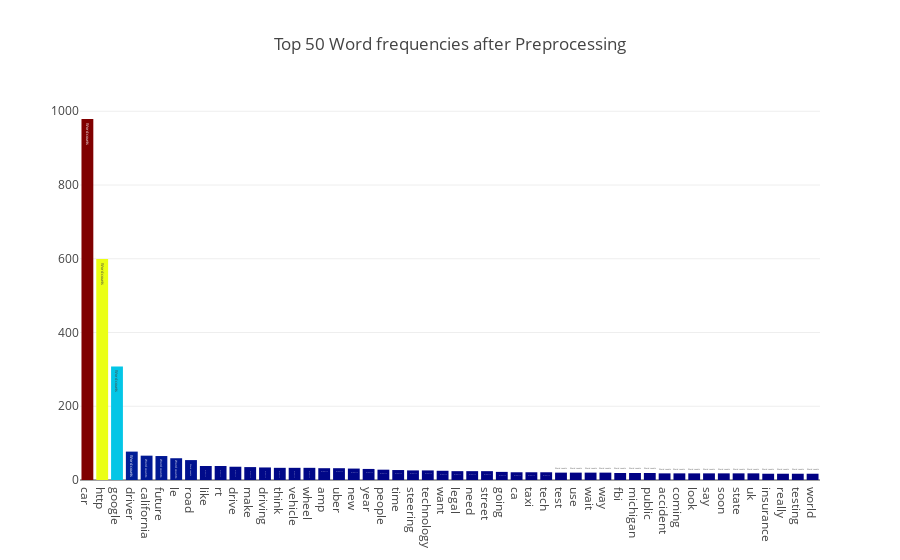
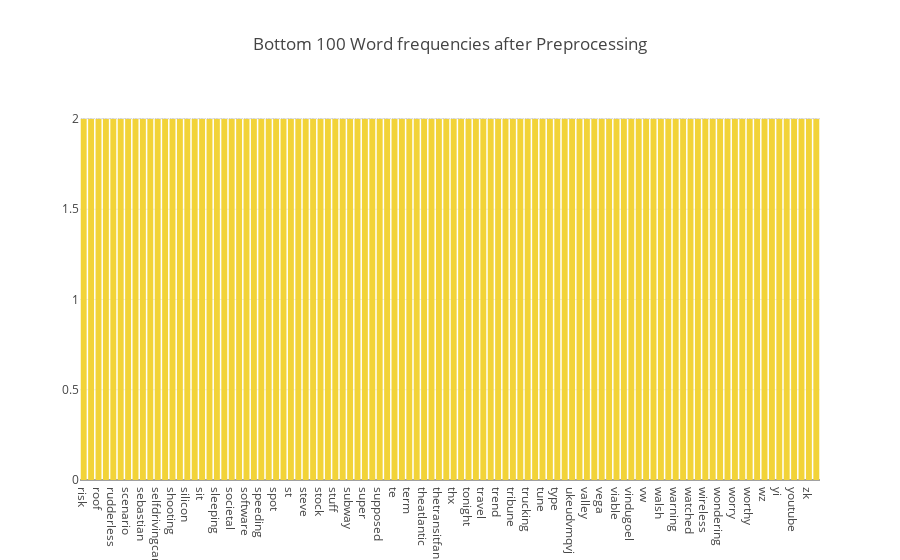

These figures' notebook cell, in order:
### Code cell
feature_names = tf_vectorizer.get_feature_names()
count_vec = np.asarray(tf.sum(axis=0)).ravel()
zipped = list(zip(feature_names, count_vec))
x, y = (list(x) for x in zip(*sorted(zipped, key=lambda x: x[1], reverse=True)))
# Now I want to extract out on the top 15 and bottom 15 words
Y = np.concatenate([y[0:15], y[-16:-1]])
X = np.concatenate([x[0:15], x[-16:-1]])

# Plotting the Plot.ly plot for the Top 50 word frequencies
data = [go.Bar(
            x = x[0:50],
            y = y[0:50],
            marker= dict(colorscale='Jet',
                         color = y[0:50]
                        ),
            text='Word counts'
    )]

layout = go.Layout(
    title='Top 50 Word frequencies after Preprocessing'
)

fig = go.Figure(data=data, layout=layout)

py.iplot(fig, filename='basic-bar')

# Plotting the Plot.ly plot for the Top 50 word frequencies
data = [go.Bar(
            x = x[-100:],
            y = y[-100:],
            marker= dict(colorscale='Portland',
                         color = y[-100:]
                        ),
            text='Word counts'
    )]

layout = go.Layout(
    title='Bottom 100 Word frequencies after Preprocessing'
)

fig = go.Figure(data=data, layout=layout)

py.iplot(fig, filename='basic-bar')

### Figure 1 — Plotly figure (JSON) as saved in the notebook; plotly's stock layout.template omitted (floating-point values rounded to 4 significant figures)
{"data": [{"marker": {"color": [979, 599, 308, 77, 66, 65, 59, 54, 38, 38, 36, 35, 34, 33, 33, 33, 32, 32, 31, 30, 28, 27, 26, 26, 25, 24, 24, 24, 22, 21, 21, 21, 20, 20, 20, 20, 19, 19, 19, 18, 18, 18, 18, 18, 18, 18, 17, 17, 17, 17], "colorscale": "Jet"}, "text": "Word counts", "type": "bar", "uid": "48accce8-4387-44bf-bb8f-5e9e8e7f2043", "x": ["car", "http", "google", "driver", "california", "future", "le", "road", "like", "rt", "drive", "make", "driving", "think", "vehicle", "wheel", "amp", "uber", "new", "year", "people", "time", "steering", "technology", "want", "legal", "need", "street", "going", "ca", "taxi", "tech", "test", "use", "wait", "way", "fbi", "michigan", "public", "accident", "coming", "look", "say", "soon", "state", "uk", "insurance", "really", "testing", "world"], "y": [979, 599, 308, 77, 66, 65, 59, 54, 38, 38, 36, 35, 34, 33, 33, 33, 32, 32, 31, 30, 28, 27, 26, 26, 25, 24, 24, 24, 22, 21, 21, 21, 20, 20, 20, 20, 19, 19, 19, 18, 18, 18, 18, 18, 18, 18, 17, 17, 17, 17]}], "layout": {"title": {"text": "Top 50 Word frequencies after Preprocessing"}}}

### Figure 2 — Plotly figure (JSON) as saved in the notebook; plotly's stock layout.template omitted (floating-point values rounded to 4 significant figures)
{"data": [{"marker": {"color": [2, 2, 2, 2, 2, 2, 2, 2, 2, 2, 2, 2, 2, 2, 2, 2, 2, 2, 2, 2, 2, 2, 2, 2, 2, 2, 2, 2, 2, 2, 2, 2, 2, 2, 2, 2, 2, 2, 2, 2, 2, 2, 2, 2, 2, 2, 2, 2, 2, 2, 2, 2, 2, 2, 2, 2, 2, 2, 2, 2, 2, 2, 2, 2, 2, 2, 2, 2, 2, 2, 2, 2, 2, 2, 2, 2, 2, 2, 2, 2, 2, 2, 2, 2, 2, 2, 2, 2, 2, 2, 2, 2, 2, 2, 2, 2, 2, 2, 2, 2], "colorscale": "Portland"}, "text": "Word counts", "type": "bar", "uid": "0c1daedc-5acd-47c6-b0b2-0859d099e053", "x": ["risk", "robo", "roof", "route", "rudderless", "sale", "scenario", "science", "sebastian", "secret", "selfdrivingcars", "semi", "shooting", "shootout", "silicon", "silly", "sit", "site", "sleeping", "smarter", "societal", "society", "software", "somebody", "speeding", "spend", "spot", "spotted", "st", "stay", "steve", "stevenmsweat", "stock", "storm", "stuff", "stupid", "subway", "summon", "super", "supply", "supposed", "survey", "te", "techreview", "term", "terrorism", "theatlantic", "thefutureisnow", "thetransitfan", "thrun", "thx", "toll", "tonight", "track", "travel", "travisk", "trend", "trial", "tribune", "trillion", "trucking", "try", "tune", "turn", "type", "ugh", "ukeudvmqvj", "understand", "valley", "van", "vega", "venturebeat", "viable", "vigilant", "vindugoel", "vp", "vw", "waiting", "walsh", "wanna", "warning", "washingtonpost", "watched", "weather", "wireless", "wish", "wondering", "worried", "worry", "worth", "worthy", "wwj", "wz", "xg", "yi", "young", "youtube", "yq", "zk", "zv"], "y": [2, 2, 2, 2, 2, 2, 2, 2, 2, 2, 2, 2, 2, 2, 2, 2, 2, 2, 2, 2, 2, 2, 2, 2, 2, 2, 2, 2, 2, 2, 2, 2, 2, 2, 2, 2, 2, 2, 2, 2, 2, 2, 2, 2, 2, 2, 2, 2, 2, 2, 2, 2, 2, 2, 2, 2, 2, 2, 2, 2, 2, 2, 2, 2, 2, 2, 2, 2, 2, 2, 2, 2, 2, 2, 2, 2, 2, 2, 2, 2, 2, 2, 2, 2, 2, 2, 2, 2, 2, 2, 2, 2, 2, 2, 2, 2, 2, 2, 2, 2]}], "layout": {"title": {"text": "Bottom 100 Word frequencies after Preprocessing"}}}
